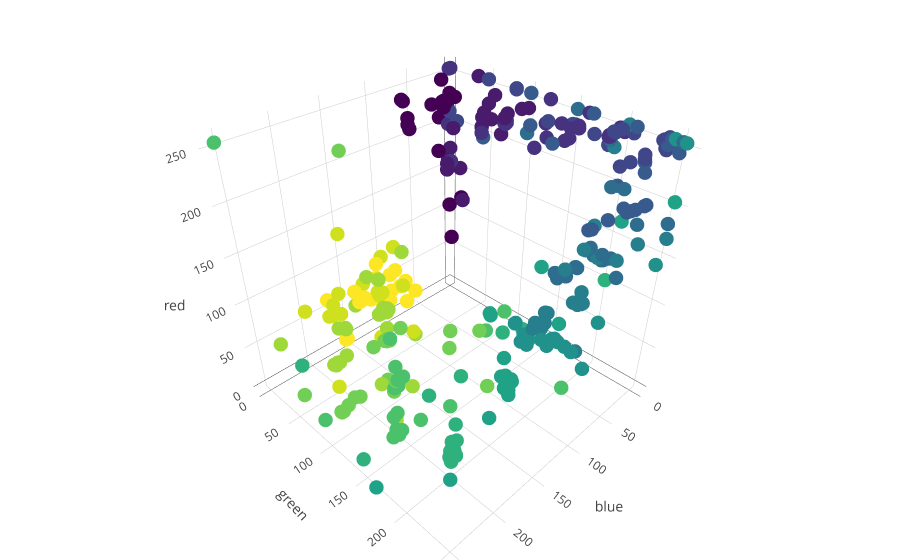

Source (notebook cell):
### Code cell
ph_colors = go.Scatter3d(
    x=df.blue,
    y=df.green,
    z=df.red,
    mode='markers',
    marker =dict(size=5,color=df.label,colorscale='Viridis'),
    name ='PH-scale'
)

data = [ph_colors]
layout = go.Layout(
    margin = dict(l=0,r=0,b=0,t=0),
    scene = dict(
        xaxis = dict(title='blue'),
        yaxis = dict(title='green'),
        zaxis = dict(title='red'),)
)
fig = go.Figure(data=data, layout=layout)
py.iplot(fig,filename='ph-scale')

### Figure 1 — Plotly figure (JSON) as saved in the notebook; plotly's stock layout.template omitted (floating-point values rounded to 4 significant figures; data arrays with more than 128 entries replaced by an {"elided": "..."} marker saying what was removed)
{"data": [{"marker": {"color": {"elided": "549 int values"}, "colorscale": "Viridis", "size": 5}, "mode": "markers", "name": "PH-scale", "type": "scatter3d", "x": {"elided": "549 int values"}, "y": {"elided": "549 int values"}, "z": {"elided": "549 int values"}}], "layout": {"margin": {"b": 0, "l": 0, "r": 0, "t": 0}, "scene": {"xaxis": {"title": "blue"}, "yaxis": {"title": "green"}, "zaxis": {"title": "red"}}}}
